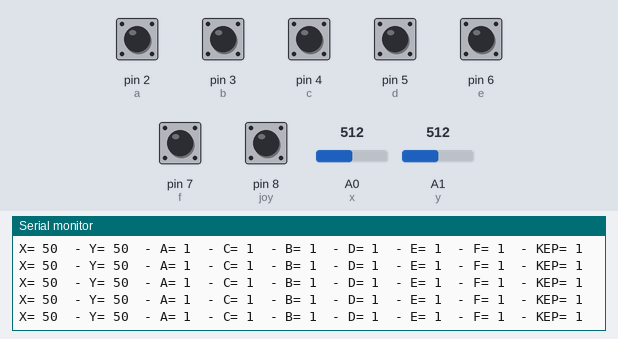
Bench run of a sketch on a simulated Arduino Uno, built with avr-gcc and run on an emulated ATmega328P. On the bench: the last lines printed to the serial monitor. Inputs (shaded band) come from the test bench; at power-on: pin 2 (a), pin 3 (b), pin 4 (c), pin 5 (d), pin 6 (e), pin 7 (f), pin 8 (joy) HIGH, A0 (x) = 512, A1 (y) = 512. No radio packets arrive unless stated.

Above: at 1.2 s.
1.3 s: A0 (x) set to 113
At 1.9 s:
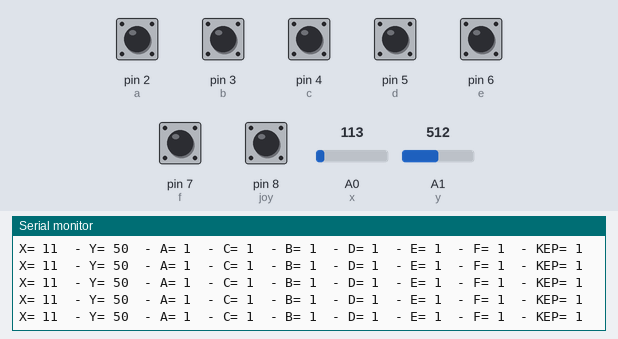
4.3 s: A0 (x) set to 93
At 5.4 s:
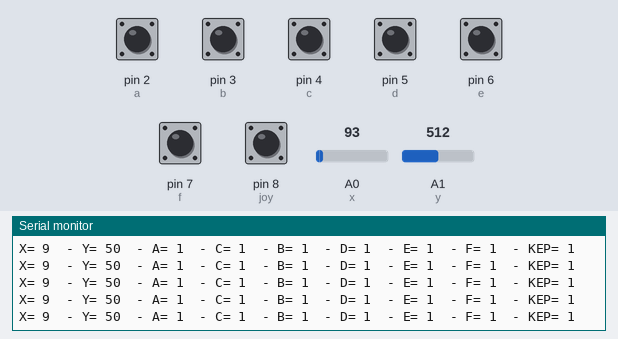
7.3 s: A1 (y) set to 107
At 8.1 s:
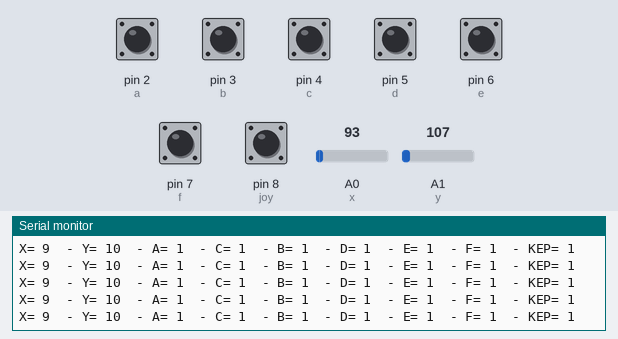
10.3 s: A1 (y) set to 97
At 11.2 s:
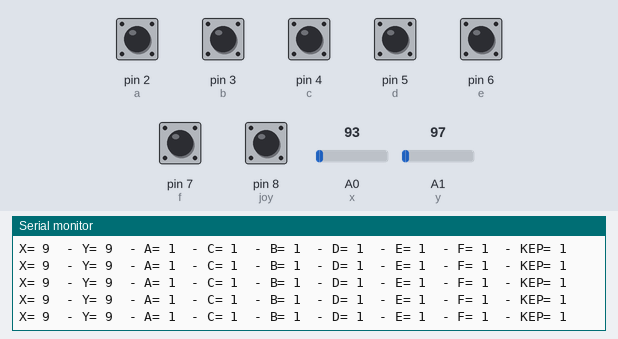
15.0 s: A1 (y) set to 1009
At 15.9 s:
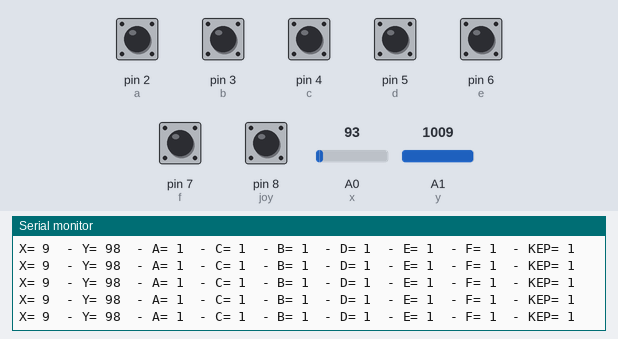
16.5 s: A1 (y) set to 1023
At 17.3 s:
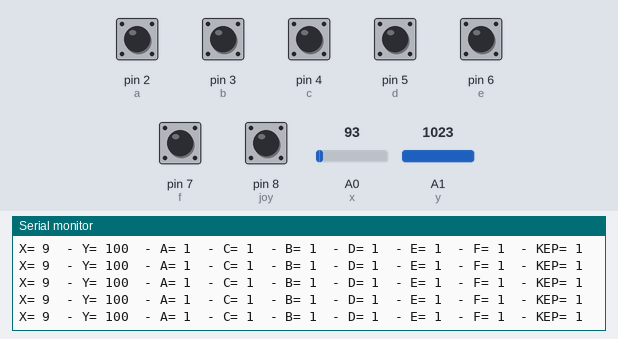
Timing chart, 0 to 19.5 s (numbered marks = the images above; inputs shaded):
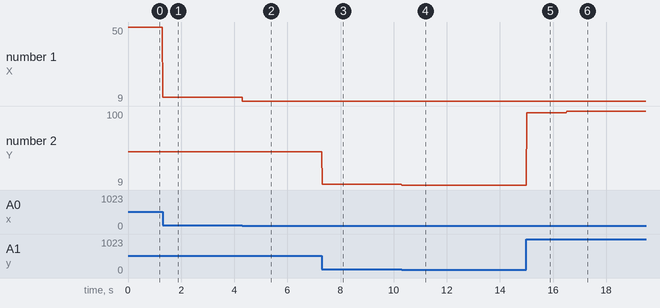

Measured:
- after the input at 1.3 s, the serial monitor: prints a new line at once (image 1)
- after the input at 4.3 s, the serial monitor: prints a new line at once (image 2)
- after the input at 7.3 s, the serial monitor: prints a new line at once (image 3)
- after the input at 10.3 s, the serial monitor: prints a new line at once (image 4)
- after the input at 15.0 s, the serial monitor: prints a new line at once (image 5)
- after the input at 16.5 s, the serial monitor: prints a new line at once (image 6)
- plotted number 1: 50 → 11 after the input at 1.3 s, 11 → 9 after the input at 4.3 s
- plotted number 2: 50 → 10 after the input at 7.3 s, 9 → 98 after the input at 15.0 s, 98 → 100 after the input at 16.5 s

The sketch:

TX.ino
```cpp
#include <SPI.h>
#include <nRF24L01.h>
#include <RF24.h>
RF24 radio(9, 10); // CE, CSN
const byte diachi[6] = "12345";

  /*
  * nrf24l01: IRQ-D8 CE-D9 CSN-D10 MOSI-D11 MISO-D12 CLK-13
  * button: A~D2 B~D3 C~D4 D~D5 E~D6 F~D7 X~A0 Y~A1 Key_Joystick~D8
  */
#define x A0
#define y A1
#define joy 8

#define a 2
#define c 4

#define b 3
#define d 5

#define e 6
#define f 7

int gt_x; int gt_y; byte gt_joy;
byte gt_a; byte gt_c;
byte gt_b; byte gt_d;
byte gt_e; byte gt_f;

byte gui[30]; //0-255

void setup()
{
  Serial.begin(115200);

  pinMode(x, INPUT);
  pinMode(y, INPUT);
  pinMode(joy, INPUT_PULLUP);
  pinMode(a, INPUT_PULLUP);
  pinMode(b, INPUT_PULLUP);
  pinMode(c, INPUT_PULLUP);
  pinMode(d, INPUT_PULLUP);
  pinMode(e, INPUT_PULLUP);
  pinMode(f, INPUT_PULLUP);

  if (!radio.begin())
  {
    Serial.println("Module không khởi động được...!!");
    while (1) {}
  }

  radio.openWritingPipe(diachi);
  radio.setPALevel(RF24_PA_MIN); //Cài bộ khuyết địa công suất ở mức MIN
  radio.setChannel(120);
  radio.setDataRate(RF24_250KBPS);
  radio.stopListening(); //Ngưng nhận

  if (!radio.available()) //khong ket noi
  {
    Serial.println("Chưa kết nối được với RX...!!");
    Serial.println("CHỜ KẾT NỐI.......");
  }
}

void loop()
{
  gt_a = digitalRead(a); //3
  gui[2] = gt_a;
  gt_c = digitalRead(c);
  gui[3] = gt_c;

  gt_b = digitalRead(b); //4
  gui[4] = gt_b;
  gt_d = digitalRead(d);
  gui[5] = gt_d;

  gt_e = digitalRead(e); //5
  gui[6] = gt_e;
  gt_f = digitalRead(f);
  gui[7] = gt_f;


  gt_joy = digitalRead(joy); //KEP
  gui[8] = gt_joy;
  gt_x = analogRead(x); //X-1
  gui[0] = map(gt_x, 0, 1023, 0, 100);
  gt_y = analogRead(y); //Y-2
  gui[1] = map(gt_y, 0, 1023, 0, 100);

  radio.write(&gui, sizeof(gui)); //Gui du lieu

  Serial.print("X= "); Serial.print(gui[0]); Serial.print("  - Y= "); Serial.print(gui[1]);
  Serial.print("  - A= "); Serial.print(gui[2]); Serial.print("  - C= "); Serial.print(gui[3]);
  Serial.print("  - B= "); Serial.print(gui[4]); Serial.print("  - D= "); Serial.print(gui[5]);
  Serial.print("  - E= "); Serial.print(gui[6]); Serial.print("  - F= "); Serial.print(gui[7]);
  Serial.print("  - KEP= "); Serial.print(gui[8]);

  Serial.println();
  delay(10);
}
```
